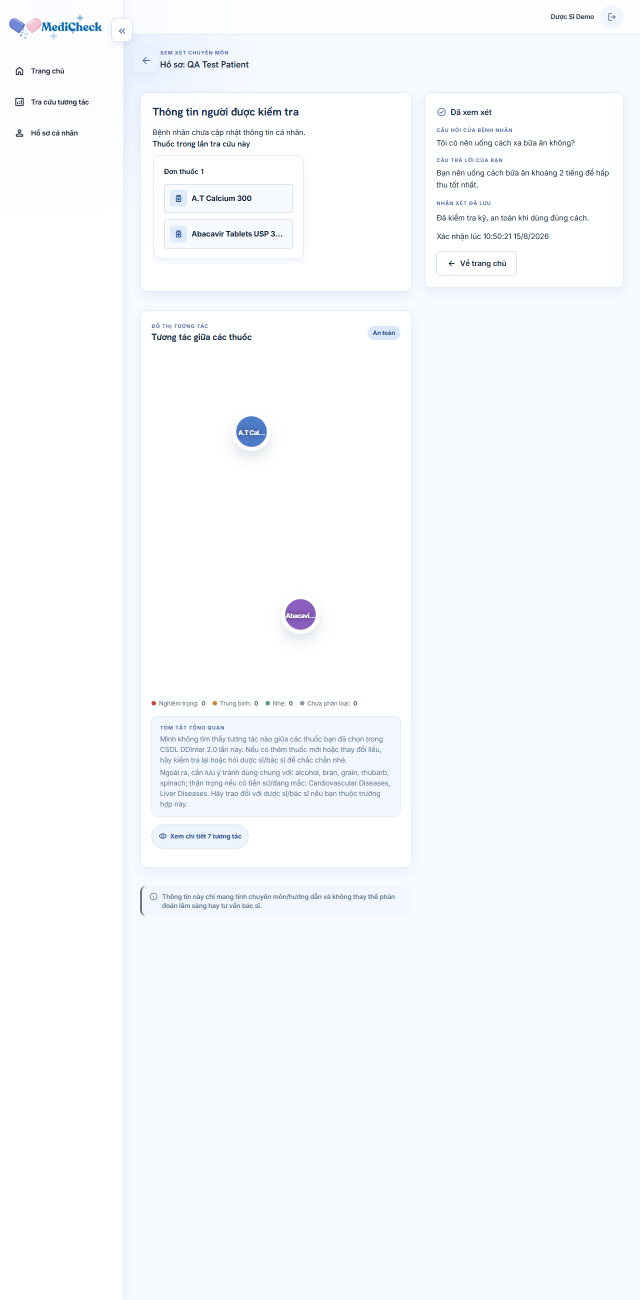
#> input picture frontend/UsersQuanAppDataLocalTempclaudec--Users-Quan-Documents-AIthucchien-Projects-P-005c5f66c65-1f2c-49b4-ab37-a49adaf5833ascratchpadscreensqa-4c-duoc-si-clean.png, 1280 x 2600 px (shown at 1/2 size); its folder holds only this picture in this run
$ python -i image_utils.py   (imports and definitions only)   (older library calls are emulated)
#> lines starting #> are read from the running program, lines starting #| are printed output that depends on the picture; after the words box and inside, x2 and y2 are one past the last pixel; in counts of white or black regions, pixels touching at a corner belong together
#> further down, picture is the input picture: shape (2600, 1280, 3); mean B, G, R 253.4, 249.9, 247.5
"""Image validation and OCR-oriented preprocessing.

Preprocessing stays deliberately gentle: hard binarization or aggressive
denoising tends to erase the small print (strengths, ingredient lists). We fix
orientation, resize small photos for recognition, apply local contrast, and
use a light unsharp mask.
"""

from __future__ import annotations

import io
import os
from dataclasses import dataclass

import cv2
import numpy as np
from PIL import Image, ImageOps, UnidentifiedImageError

# Pillow only warns at MAX_IMAGE_PIXELS and rejects at twice that value. Keep its
# global guard, then enforce the exact configured limit ourselves before convert()
# allocates the full RGB image.
Image.MAX_IMAGE_PIXELS = 40_000_000


class InvalidImageError(ValueError):
    """Raised when the upload is not a decodable image in an allowed format."""


@dataclass(frozen=True)
class PreparedImage:
    """A BGR ndarray ready for PaddleOCR, plus quality metadata."""

    array: np.ndarray  # BGR, what PaddleOCR expects
    blur_score: float
    width: int
    height: int
    original_width: int
    original_height: int
    image_format: str


# [29 lines left out: functions _laplacian_variance, _contrast, _order_document_quad, not called in this run]


def rectify_document(bgr: np.ndarray) -> np.ndarray | None:
    """Perspective-warp a confidently detected bright paper document.

    This is deliberately a guarded fallback, not unconditional preprocessing.
    It requires a large convex quadrilateral, good rectangularity and a paper
    interior measurably brighter than its surroundings. The caller compares the
    OCR structure before/after rectification and keeps the warp only when it
    extracts more credible medication rows.
    """
    if bgr.ndim != 3 or min(bgr.shape[:2]) < 240:
        return None

    height, width = bgr.shape[:2]
#> height = 2600; width = 1280
    page_area = float(height * width)
#> page_area = 3328000
    gray = cv2.cvtColor(bgr, cv2.COLOR_BGR2GRAY)
    blurred = cv2.GaussianBlur(gray, (5, 5), 0)
    edges = cv2.Canny(blurred, 40, 120)
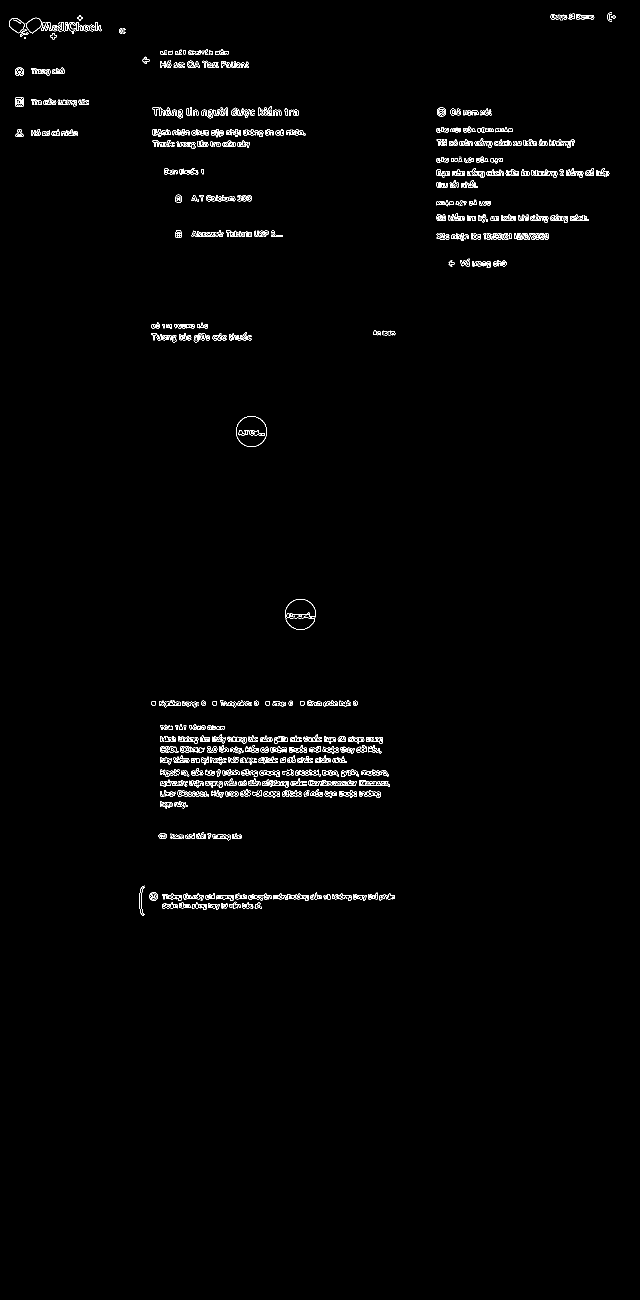
#> edges: shape (2600, 1280) (shown at 1/2 size); 1.1% white in thin lines or dots, all inside (x1, y1, x2, y2) = (18, 25, 1231, 1832)
    kernel_size = max(5, round(min(height, width) * 0.007))
#> kernel_size = 9
    if kernel_size % 2 == 0:
        kernel_size += 1
    edges = cv2.morphologyEx(
        edges,
        cv2.MORPH_CLOSE,
        np.ones((kernel_size, kernel_size), dtype=np.uint8),
        iterations=2,
    )
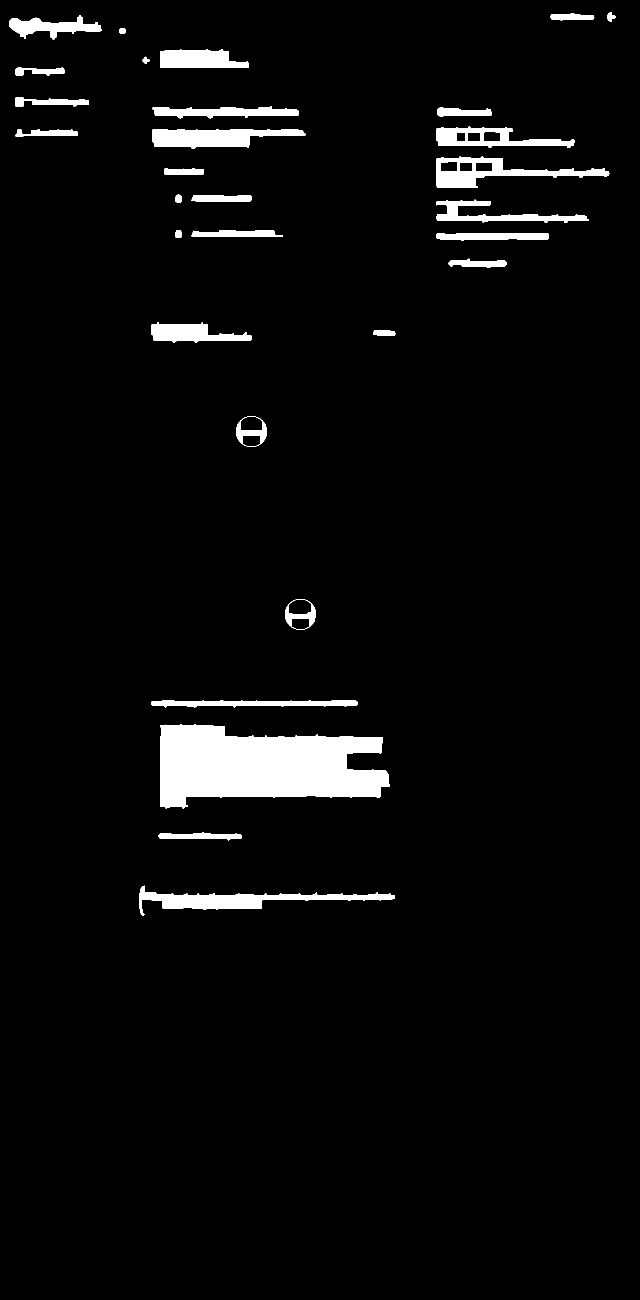
#> edges: shape (2600, 1280) (shown at 1/2 size); 4% white; 30 white regions

    contours, _ = cv2.findContours(edges, cv2.RETR_LIST, cv2.CHAIN_APPROX_SIMPLE)
#> contours = 40 contours; largest, box (x1, y1, x2, y2) and area: (320, 1448, 780, 1617) 54430, (873, 313, 1219, 376) 8932, (279, 1771, 790, 1832) 8654, (305, 258, 611, 297) 7542, (873, 253, 1150, 295) 6494
    candidates: list[tuple[float, np.ndarray]] = []
    for contour in sorted(contours, key=cv2.contourArea, reverse=True)[:30]:
        area = float(cv2.contourArea(contour))
        area_ratio = area / page_area
        if not 0.12 <= area_ratio <= 0.92:
            continue
        perimeter = cv2.arcLength(contour, True)
        quad = cv2.approxPolyDP(contour, 0.02 * perimeter, True)
        if len(quad) != 4 or not cv2.isContourConvex(quad):
            continue

        points = quad.reshape(4, 2)
        rectangle = cv2.minAreaRect(points.astype(np.float32))
        rectangle_area = float(rectangle[1][0] * rectangle[1][1])
        rectangularity = area / rectangle_area if rectangle_area else 0.0
        if rectangularity < 0.72:
            continue

        ordered = _order_document_quad(points)
        side_lengths = [
            float(np.linalg.norm(ordered[index] - ordered[(index + 1) % 4]))
            for index in range(4)
        ]
        if min(side_lengths) < min(height, width) * 0.20:
            continue

        mask = np.zeros(gray.shape, dtype=np.uint8)
        cv2.fillConvexPoly(mask, points.astype(np.int32), 255)
        inside = gray[mask > 0]
        outside = gray[mask == 0]
        if not len(inside) or not len(outside):
            continue
        brightness_gap = float(inside.mean() - outside.mean())
        if inside.mean() < 100.0 or brightness_gap < 12.0:
            continue
        candidates.append((area_ratio * rectangularity * brightness_gap, ordered))
#> this loop made 30 passes
#> (area, area_ratio) on passes 1 to 12: (54430, 0.0164), (8932.5, 0.00268), (8654.5, 0.0026), (7542, 0.00227), (6493.5, 0.00195), (5040, 0.00151), (4589.5, 0.00138), (4352.5, 0.00131), (3951, 0.00119), (3864, 0.00116), (3617, 0.00109), (2961, 0.00089)
#> after the loop, candidates = []

    if not candidates:
        return None

    _score, source = max(candidates, key=lambda candidate: candidate[0])
    target_width = round(max(np.linalg.norm(source[0] - source[1]), np.linalg.norm(source[3] - source[2])))
    target_height = round(max(np.linalg.norm(source[0] - source[3]), np.linalg.norm(source[1] - source[2])))
    if target_width < 120 or target_height < 120:
        return None
    destination = np.float32(
        [[0, 0], [target_width - 1, 0], [target_width - 1, target_height - 1], [0, target_height - 1]]
    )
    return cv2.warpPerspective(
        bgr,
        cv2.getPerspectiveTransform(source, destination),
        (target_width, target_height),
        borderMode=cv2.BORDER_REPLICATE,
    )


# [19 lines left out: function enhance_top_band, not called in this run]


# Ảnh nhỏ hơn mức này coi như icon/thumbnail, phóng to lên chỉ tốn thời gian.
# Ngưỡng cũ 400 loại nhầm cả ảnh đơn thuốc chụp nhỏ: eval/end2end/don40.jpg chỉ
# 349x336 nên không được phóng to, dẫn tới cột tên thuốc rộng vỏn vẹn 119px và
# chính dòng thuốc bị xem là "ngoài cột".
_MIN_UPSCALE_SOURCE = 300


# [86 lines left out: function prepare_image, not called in this run]

>>> import cv2
>>> picture = cv2.imread('../../../frontend/UsersQuanAppDataLocalTempclaudec--Users-Quan-Documents-AIthucchien-Projects-P-005c5f66c65-1f2c-49b4-ab37-a49adaf5833ascratchpadscreensqa-4c-duoc-si-clean.png')
>>> result = rectify_document(picture)

$ run again, on frontend/UsersQuanAppDataLocalTempclaudec--Users-Quan-Documents-AIthucchien-Projects-P-005c5f66c65-1f2c-49b4-ab37-a49adaf5833ascratchpadscreensqa-7-duoc-si-xem-lai-cau-hoi.png
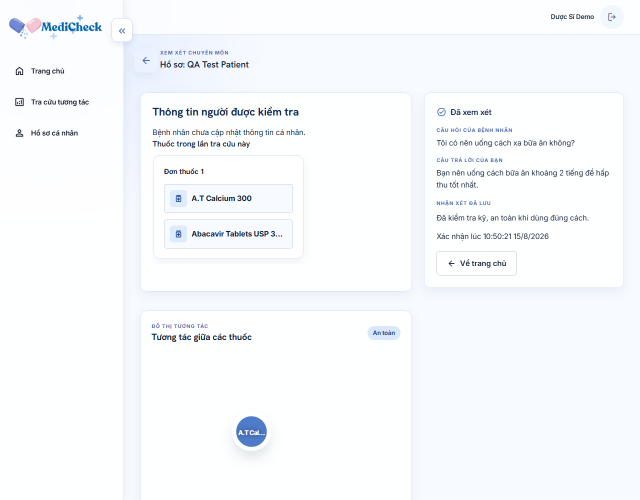
#> input picture frontend/UsersQuanAppDataLocalTempclaudec--Users-Quan-Documents-AIthucchien-Projects-P-005c5f66c65-1f2c-49b4-ab37-a49adaf5833ascratchpadscreensqa-7-duoc-si-xem-lai-cau-hoi.png, 1280 x 1000 px (shown at 1/2 size)
#> picture is the input picture: shape (1000, 1280, 3); mean B, G, R 252.3, 249.5, 247.3
#> in rectify_document, `edges = cv2.Canny(blurred, 40, 120)`:
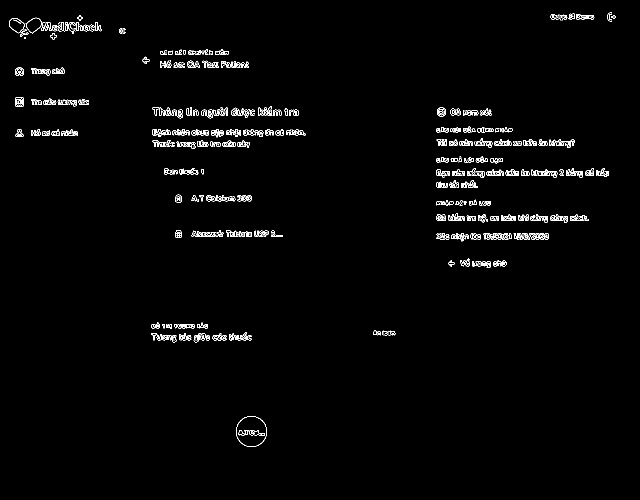
#> edges: shape (1000, 1280) (shown at 1/2 size); 1.5% white in thin lines or dots, all inside (x1, y1, x2, y2) = (18, 25, 1231, 894)
#> in rectify_document, `edges = cv2.morphologyEx( edges, cv2.MORPH_CLOSE, np.ones((kernel_size..`:
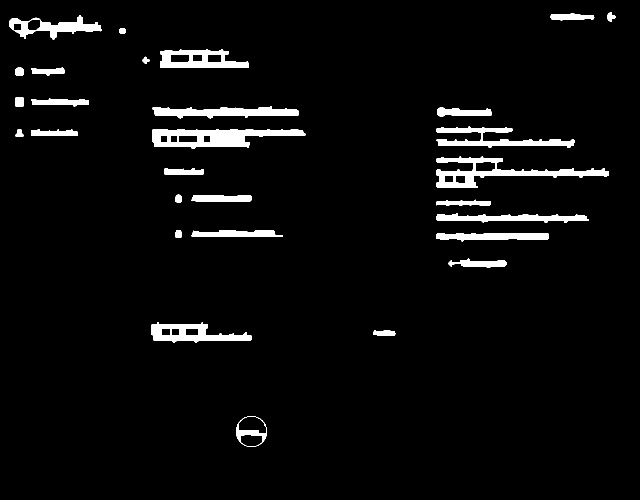
#> edges: shape (1000, 1280) (shown at 1/2 size); 4.2% white; 29 white regions
#> contours = 46 contours; largest, box (x1, y1, x2, y2) and area: (305, 258, 611, 297) 7323, (872, 313, 1218, 376) 7122, (320, 98, 497, 136) 4840, (302, 644, 503, 685) 4485, (872, 253, 1150, 295) 3928
#> the loop in rectify_document, `for contour in sorted(contours, key=cv2.contourArea, reverse=True)[:30]:` made 30 passes
#> (area, area_ratio) on passes 1 to 8: (7323, 0.00572), (7121.5, 0.00556), (4840, 0.00378), (4485, 0.0035), (3928, 0.00307), (3894, 0.00304), (3767.5, 0.00294), (3111.5, 0.00243)
#> after the loop in rectify_document, `for contour in sorted(contours, key=cv2.contourArea, reverse=True)[:30]:`: candidates = []

$ run again, on frontend/UsersQuanAppDataLocalTempclaudec--Users-Quan-Documents-AIthucchien-Projects-P-005c5f66c65-1f2c-49b4-ab37-a49adaf5833ascratchpadscreensqa-8-duoc-si-xem-lai-cuon-xuong.png
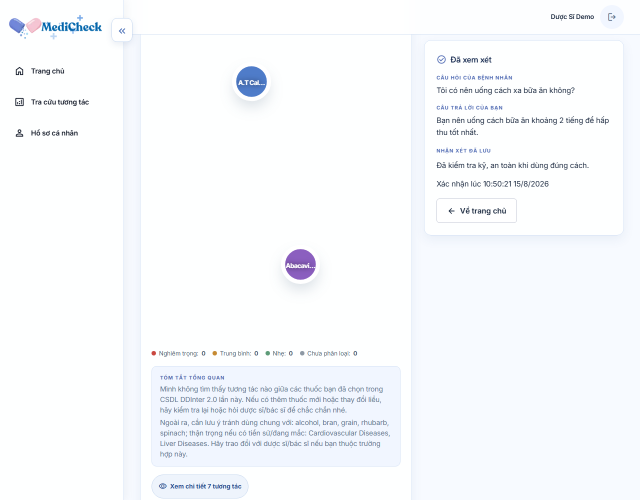
#> input picture frontend/UsersQuanAppDataLocalTempclaudec--Users-Quan-Documents-AIthucchien-Projects-P-005c5f66c65-1f2c-49b4-ab37-a49adaf5833ascratchpadscreensqa-8-duoc-si-xem-lai-cuon-xuong.png, 1280 x 1000 px (shown at 1/2 size)
#> picture is the input picture: shape (1000, 1280, 3); mean B, G, R 252.4, 249.5, 247.4
#> in rectify_document, `edges = cv2.Canny(blurred, 40, 120)`:
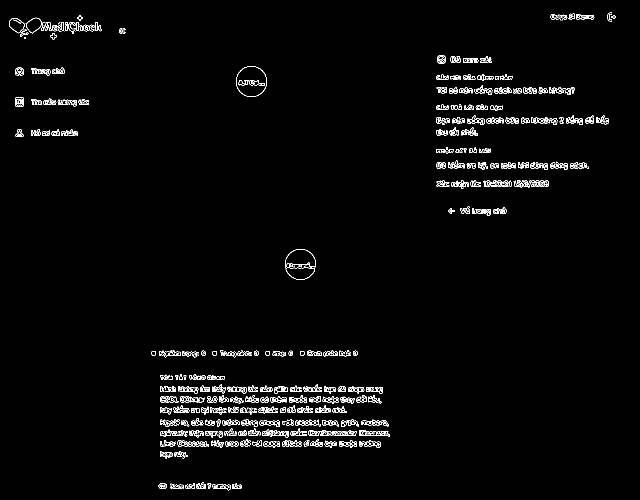
#> edges: shape (1000, 1280) (shown at 1/2 size); 2% white in thin lines or dots
#> in rectify_document, `edges = cv2.morphologyEx( edges, cv2.MORPH_CLOSE, np.ones((kernel_size..`:
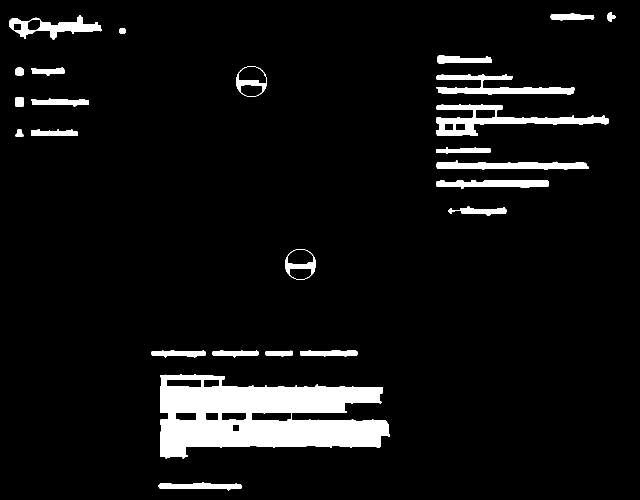
#> edges: shape (1000, 1280) (shown at 1/2 size); 6.6% white; 25 white regions
#> contours = 41 contours; largest, box (x1, y1, x2, y2) and area: (320, 748, 780, 917) 51944, (872, 208, 1218, 271) 7122, (872, 148, 1150, 190) 3928, (18, 30, 204, 79) 3774, (873, 321, 1178, 340) 3112
#> the loop in rectify_document, `for contour in sorted(contours, key=cv2.contourArea, reverse=True)[:30]:` made 30 passes
#> (area, area_ratio) on passes 1 to 8: (51944.5, 0.0406), (7121.5, 0.00556), (3928, 0.00307), (3773.5, 0.00295), (3111.5, 0.00243), (2961, 0.00231), (2958, 0.00231), (2497.5, 0.00195)
#> after the loop in rectify_document, `for contour in sorted(contours, key=cv2.contourArea, reverse=True)[:30]:`: candidates = []
